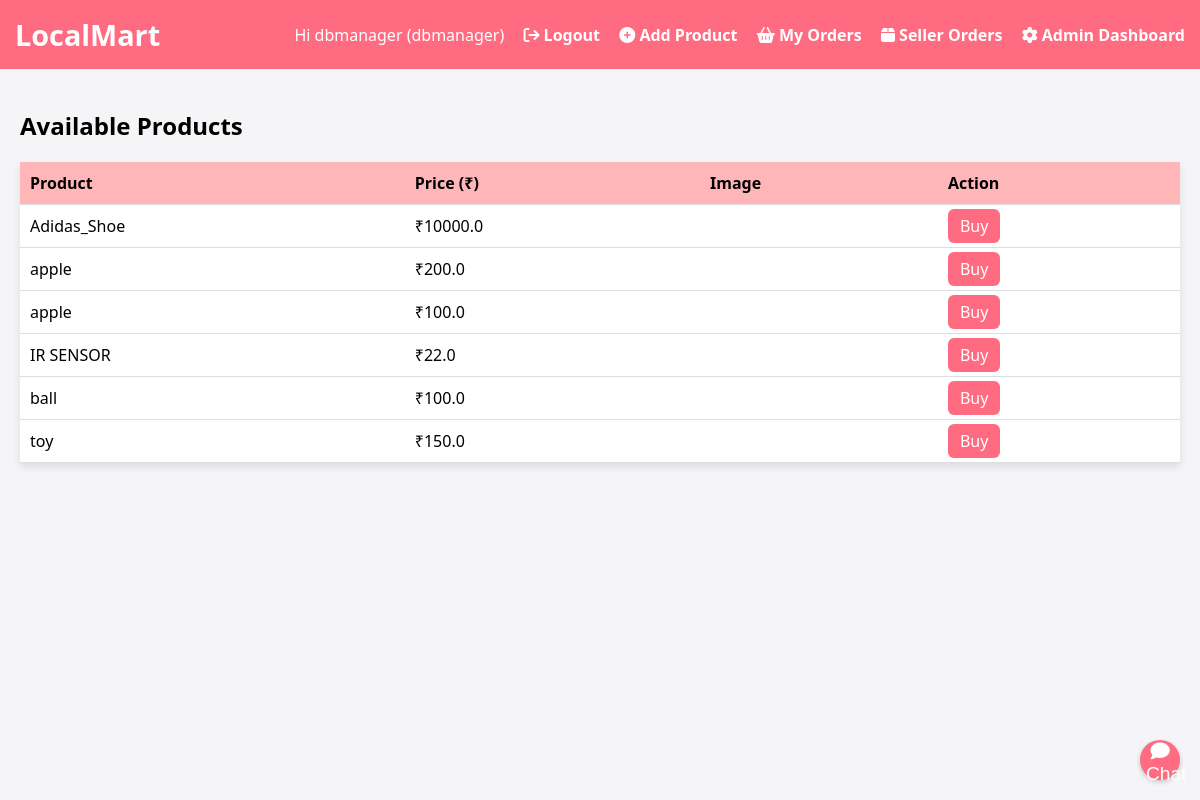
Screenshot of /home (signed in) with the database file from the repository.
### tables this page shows
CREATE TABLE products (
        id INTEGER PRIMARY KEY,
        seller_id INTEGER,
        name TEXT NOT NULL,
        price REAL NOT NULL,
        image_url TEXT,
        color TEXT,
        size TEXT,
        variant TEXT,
        stock INTEGER,
        specifications TEXT,
        FOREIGN KEY (seller_id) REFERENCES users(id)
    );

### app.py (the view)
@app.route("/")
@app.route("/home")
def home():
    conn = get_db_connection()
    products = conn.execute("SELECT * FROM products").fetchall()
    conn.close()
    return render_template("home.html", products=products)

### app.py (called while the page is built)
def get_db_connection():
    conn = sqlite3.connect(DB_NAME)
    conn.row_factory = sqlite3.Row
    return conn

### templates/home.html (shortened to what this page needs)
<!DOCTYPE html>
<html>
  <head>
    <link
      rel="stylesheet"
      href="https://cdnjs.cloudflare.com/ajax/libs/font-awesome/6.5.0/css/all.min.css"
    />
  </head>
  <body>
    <header>
      <h1>LocalMart</h1>
      <nav>
        {% if 'username' in session %}
        <span>Hi {{ session['username'] }} ({{ session['role'] }})</span>
        <a href="{{ url_for('logout') }}"
          ><i class="fa fa-sign-out"></i> Logout</a
        >
        <a href="{{ url_for('add_product') }}"
          ><i class="fa fa-plus-circle"></i> Add Product</a
        >
        <a href="{{ url_for('my_orders') }}"
          ><i class="fa fa-shopping-basket"></i> My Orders</a
        >
        <a href="{{ url_for('seller_orders') }}"
          ><i class="fa fa-box"></i> Seller Orders</a
        >
        {% if session['role'] in ['admin','dbmanager'] %}
        <a href="{{ url_for('admin') }}"
          ><i class="fa fa-cog"></i> Admin Dashboard</a
        >
        {% endif %} {% else %}
        <a href="{{ url_for('login') }}"><i class="fa fa-sign-in"></i> Login</a>
        <a href="{{ url_for('signup') }}"
          ><i class="fa fa-user-plus"></i> Signup</a
        >
        {% endif %}
      </nav>
    </header>
    <div class="container">
      <h2>Available Products</h2>
      <table>
        <tr>
          <th>Product</th>
          <th>Price (₹)</th>
          <th>Image</th>
          <th>Action</th>
        </tr>
        {% for p in products %}
        <tr>
          <td>{{ p['name'] }}</td>
          <td>₹{{ p['price'] }}</td>
          <td>
          </td>
          <td>
            <a class="btn" href="{{ url_for('buy', product_id=p['id']) }}"
              >Buy</a
            >
          </td>
        </tr>
        {% endfor %}
      </table>
    </div>
    <button id="chat-toggle-btn"><i class="fa fa-comment"></i> Chat</button>
  </body>
</html>

### templates/home.html (style rules this page uses)
body { font-family: "Segoe UI", sans-serif; background: #f5f5f7; margin: 0; padding: 0; }
header { background: #ff6b81; padding: 15px; color: white; display: flex; justify-content: space-between; align-items: center; }
header h1 { margin: 0; font-size: 1.8em; }
nav a { margin-left: 15px; color: white; text-decoration: none; font-weight: bold; }
.container { padding: 20px; }
table { width: 100%; border-collapse: collapse; background: white; box-shadow: 0 4px 8px rgba(0, 0, 0, 0.1); }
th, td { padding: 10px; text-align: left; border-bottom: 1px solid #ddd; }
th { background: #ffb6b9; }
.btn { background: #ff6b81; color: white; padding: 6px 12px; text-decoration: none; border-radius: 6px; }
#chat-toggle-btn, #chat-close-btn { background: #ff6b81; color: white; border: none; cursor: pointer; font-size: 1.2em; border-radius: 50%; width: 40px; height: 40px; box-shadow: 0 2px 5px rgba(0, 0, 0, 0.2); position: fixed; bottom: 20px; right: 20px; }
#chat-toggle-btn { display: block; }

### rows the page displays
products: name "Adidas_Shoe", price "10000.0"
products: name "apple", price "200.0"
products: name "apple", price "100.0"
products: name "IR SENSOR", price "22.0"
products: name "ball", price "100.0"
products: name "toy", price "150.0"

### other values shown
{{ session['username'] }} "dbmanager"
{{ session['role'] }} "dbmanager"
